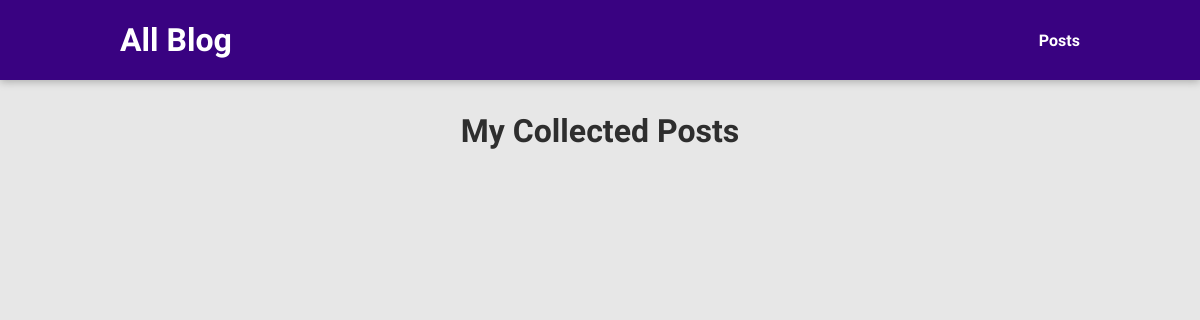
/posts, run on an earlier commit of the app's database.
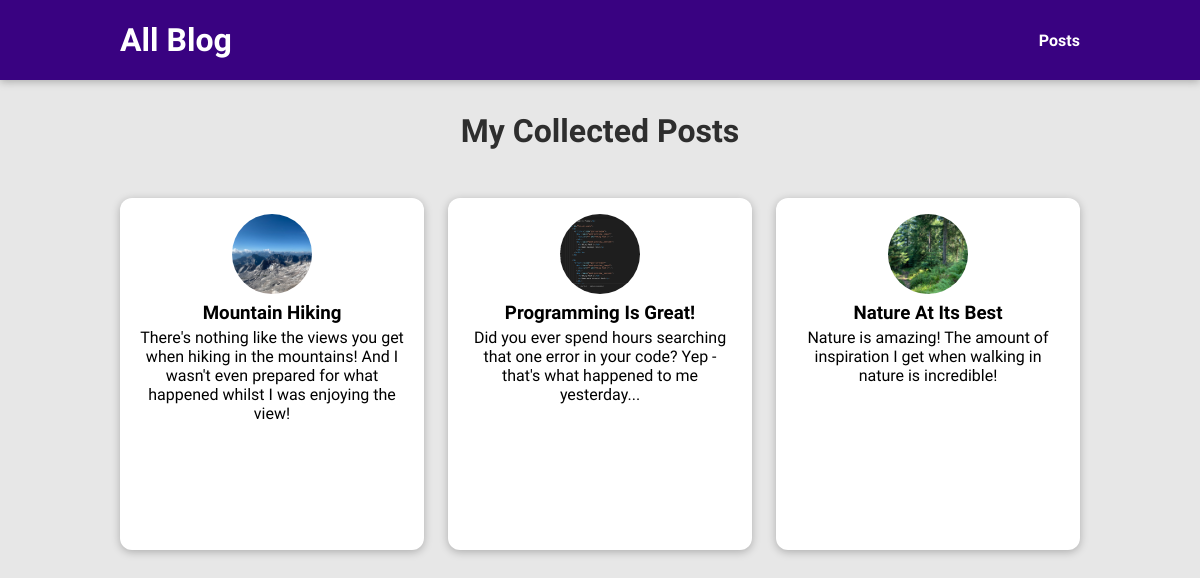
And on a later commit of the database.
### blog/models.py (models this page shows)
class Post(models.Model):
    title = models.CharField(max_length=150)
    excerpt = models.CharField(max_length=200)
    image_name = models.CharField(max_length=500)
    date = models.DateField(auto_now=True)
    slug = models.SlugField(unique=True, db_index=True)
    content = models.TextField(validators=[MinLengthValidator(10)])
    author = models.ForeignKey(
        Author, on_delete=models.SET_NULL, null=True, related_name="posts")
    tags = models.ManyToManyField(Tag)

### blog/views.py (the view)
# urls.py: path("posts", views.posts, name="posts-page"),
def posts(request):
    all_posts = Post.objects.all().order_by("-date")
    return render(request, 'blog/posts.html', {
        "posts": all_posts
    })

### blog/templates/blog/posts.html (shortened to what this page needs)
{% extends 'base.html' %}
{% load static %}
{% block css_files %}
  <link rel="stylesheet" href="{% static 'blog/css/all-posts.css' %}">
{% endblock %}
{% block content %}
<section id="all-posts">
  <h2>My Collected Posts</h2>
  <ul>
    {% for post in posts %}
      {% include "blog/include/post.html" %}
    {% endfor %}
  </ul>
</section>
{% endblock %}

### blog/templates/blog/include/post.html
{% load static %} {% block css_files %}
<link rel="stylesheet" href="{% static 'blog/css/post.css' %}" />
{% endblock %}
<li>
  <article class="post">
    <a href="{% url 'post-details-page' slug=post.slug   %}">
      <img
        src="{% static 'blog/img/'|add:post.image_name %}"
        alt="{{ post.title }}"
      />
      <div class="post__content">
        <h3>{{ post.title }}</h3>
        <p>{{ post.excerpt }}</p>
      </div>
    </a>
  </article>
</li>

What changed in the data, as far as the page shows it:
added Post: image_name (picture), title "Mountain Hiking", excerpt "There's nothing like the views you get when hiking in the mountains! And I wasn't even prepared for what happened whilst I was enjoying the view!"
added Post: image_name (picture), title "Programming Is Great!", excerpt "Did you ever spend hours searching that one error in your code? Yep - that's what happened to me yesterday..."
added Post: image_name (picture), title "Nature At Its Best", excerpt "Nature is amazing! The amount of inspiration I get when walking in nature is incredible!"
